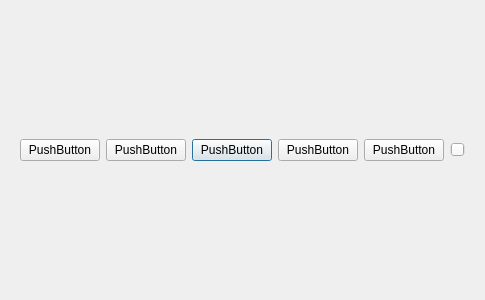
<?xml version="1.0" encoding="UTF-8"?>
<ui version="4.0">
 <class>VideoDialog</class>
 <widget class="QDialog" name="VideoDialog">
  <property name="geometry">
   <rect>
    <x>0</x>
    <y>0</y>
    <width>400</width>
    <height>300</height>
   </rect>
  </property>
  <property name="windowTitle">
   <string>Dialog</string>
  </property>
  <layout class="QGridLayout" name="gridLayout">
   <item row="0" column="0">
    <widget class="QWidget" name="displayWidget" native="true">
     <layout class="QGridLayout" name="gridLayout_2">
      <item row="0" column="6">
       <widget class="QSlider" name="volumeHorizontalSlider">
        <property name="orientation">
         <enum>Qt::Horizontal</enum>
        </property>
       </widget>
      </item>
      <item row="0" column="3">
       <widget class="QPushButton" name="pausePushButton">
        <property name="text">
         <string>PushButton</string>
        </property>
       </widget>
      </item>
      <item row="0" column="0">
       <widget class="QPushButton" name="lastPushButton">
        <property name="text">
         <string>PushButton</string>
        </property>
       </widget>
      </item>
      <item row="0" column="1">
       <widget class="QPushButton" name="playPushButton">
        <property name="text">
         <string>PushButton</string>
        </property>
       </widget>
      </item>
      <item row="0" column="4">
       <widget class="QPushButton" name="nextPushButton">
        <property name="text">
         <string>PushButton</string>
        </property>
       </widget>
      </item>
      <item row="0" column="5">
       <widget class="QPushButton" name="refreshPushButton">
        <property name="text">
         <string>PushButton</string>
        </property>
       </widget>
      </item>
     </layout>
    </widget>
   </item>
  </layout>
 </widget>
 <resources/>
 <connections/>
</ui>
